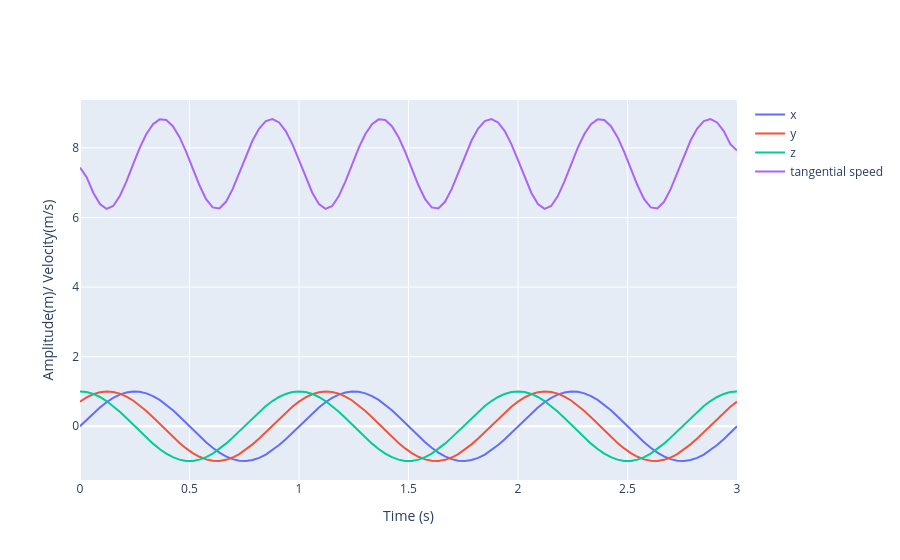

The notebook cell saved with this chart:
### Markdown cell above
## 5.2 Plot the signal and its tangential speed

We reuse the variables of the previous sections: `time` $(n,1)$, `signal` $(n,3)$ and `speed` $(n,1)$ from `tangential_speed(signal, time)`.

- `plotly.graph_objects` (`go`) lets us add one curve (*trace*) at a time with `go.Scatter`, the equivalent of one `ax.plot(...)` call in matplotlib.
- plotly expects **1D arrays** for `x` and `y`, so the `(n, 1)` column vectors are flattened with `.ravel()` and each column of `signal` is selected with `signal[:, i]`.
- The signal ($x$, $y$, $z$) is in metres and the tangential speed is in m/s. Both are drawn on the same axis, as in the reference figure, hence the y-label *Amplitude(m) / Velocity(m/s)*.

### Code cell
import plotly.graph_objects as go

# Flatten the (n, 1) time vector to 1D, plotly needs 1D arrays
t = time.ravel()

fig = go.Figure()

# One trace per axis of the signal (x, y, z)
for i, name in enumerate("xyz"):
    fig.add_trace(go.Scatter(x=t, y=signal[:, i], mode="lines", name=name))

# Tangential speed (norm of the velocity vector), computed in section 3
fig.add_trace(go.Scatter(x=t, y=speed.ravel(), mode="lines", name="tangential speed"))

# Axis labels
fig.update_layout(
    xaxis_title="Time (s)",
    yaxis_title="Amplitude(m)/ Velocity(m/s)",
)

fig.show()
